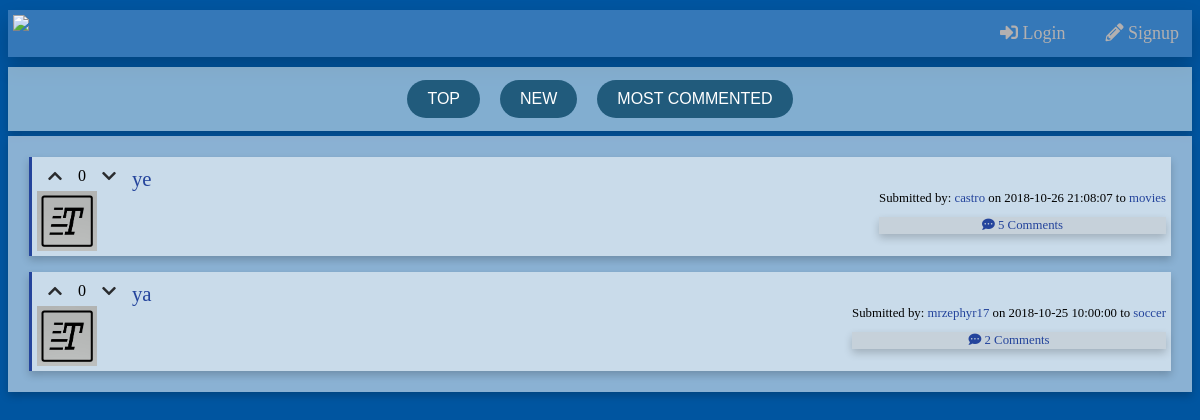
The page /pages/all.php on the database its author committed.
### tables this page shows
CREATE TABLE post (
    post_id INTEGER PRIMARY KEY,
    post_title VARCHAR,
    post_text VARCHAR,
    post_date DATETIME NOT NULL,
    post_img INTEGER REFERENCES image,
    post_op INTEGER NOT NULL REFERENCES user,
    post_father INTEGER REFERENCES post,
    channel_id INTEGER REFERENCES channel
);

CREATE TABLE user (
    user_id INTEGER PRIMARY KEY, 
    user_name VARCHAR NOT NULL,
    user_pass VARCHAR NOT NULL,
    user_description VARCHAR,
    user_points INTEGER NOT NULL,
    user_avatar INTEGER REFERENCES image
);

CREATE TABLE channel (
    channel_id INTEGER PRIMARY KEY,
    channel_name VARCHAR NOT NULL,
    channel_desc VARCHAR NOT NULL,
    channel_header INTEGER REFERENCES image,
    channel_creator INTEGER REFERENCES user
);

### database/db_story.php (called while the page is built, shortened)
<?php
    function getAllStories($order = "post_date", $asc_desc = "DESC")
    {
        $db = Database::instance()->db();
        $stmt = $db->prepare("SELECT * FROM post WHERE post_title IS NOT NULL ORDER BY $order $asc_desc");
        $stmt->execute();
        return $stmt->fetchAll();
    }

### database/db_post.php (called while the page is built, shortened)
<?php
    function getVotes($post_id){
        $db = Database::instance()->db();
        $stmt = $db->prepare("SELECT COUNT(*) as numEntries FROM vote WHERE post_id = ?");
        $stmt->execute(array($post_id));
        $res = $stmt->fetch()['numEntries'];
        if($res == 0)
            return 0;
        $stmt = $db->prepare("SELECT SUM(vote) as num_votes FROM vote WHERE post_id = ?");
        $stmt->execute(array($post_id));
        return $stmt->fetch()['num_votes'];
    }
    function getNumComments($post_id){
        $numComments = 0;
        $comments = getChildComments($post_id);
        $result = getNumChildComments($post_id);
        $numComments+=$result;
        foreach($comments as $comment){
            $numComments+=getNumComments($comment['post_id']);
        }
        return $numComments;
    }
    function getChildComments($post_id, $order = "post_date", $asc_desc = "DESC")
    {
        $db = Database::instance()->db();
        $stmt = $db->prepare("SELECT * FROM post WHERE post_father = ? ORDER BY $order $asc_desc");
        $stmt->execute(array($post_id));
        return $stmt->fetchAll();
    }
    function getNumChildComments($post_id){
        $db = Database::instance()->db();
        $stmt = $db->prepare('SELECT COUNT(*) as numComments FROM post GROUP BY post_father HAVING post_father = ?');
        $stmt->execute(array($post_id));
        $res = $stmt->fetch()['numComments'];
        return $res == 0 ? 0 : $res;
    }

### database/db_user.php (called while the page is built, shortened)
<?php
    function getUserName($user_id){
        $db = Database::instance()->db();
        $stmt = $db->prepare('SELECT user_name FROM user WHERE user_id = ?');
        $stmt->execute(array($user_id));
        return $stmt->fetch()['user_name'];
    }

### database/db_channel.php (called while the page is built, shortened)
<?php
    function getChannel($channel_id)
    {
        $db = Database::instance()->db();
        $stmt = $db->prepare('SELECT * FROM channel WHERE channel_id = ?');
        $stmt->execute(array($channel_id));
        return $stmt->fetch();
    }
?>

### templates/tpl_stories.php (the view, shortened to what this page needs)
<?php function draw_stories($stories, $channel_id = null)
{
    ?>
  <section id="stories">
    <?php
    if($channel_id != -1){
    ?>
    <section id="sorting">
        <input type="button" value = "Top">
        <input type="button" value = "New">
        <input type="button" value = "Most commented">
    </section>
    <?php
    }
    ?>
    <section id="list">
  <?php
    foreach ($stories as $story) {
        draw_story_titles($story);
    } ?>
    </section>
  </section>
  <?php
}
    ?>
  <?php
function draw_story_titles($story)
{
  $upvote = "v0";
  $downvote = "v0";
    ?>
    <div class="titles">
      <div class="flex-container-1">
        <div style= "order: 4" class="title">
          <header><a href="../pages/story.php?id=<?=$story['post_id']?>"><?=htmlentities($story['post_title'])?></a></header>
        </div>
        <div style= "order: 1" class="vote" id="<?=$upvote?>">
            <button name="upvote"> <i class="fas fa-chevron-up"></i> </button>
        </div>
        <div style= "order: 3" class="vote" id="<?=$downvote?>">
            <button name="downvote">  <i class="fas fa-chevron-down"></i> </button>
        </div>
        <div style= "order: 2" class="vote-amount">
          <p><?=getVotes($story['post_id']) ?></p>
        </div>
      </div>
      <div class="flex-container-2">
      <?php
        draw_story_img($story);
      ?>
        <ul>
        </ul>
        <?php draw_story_footer($story); ?>
      </div>
    </div>
  <?php
}
function draw_story_footer($story)
{
    ?>
  <footer>Submitted by: <a href="profile.php?id=<?=$story['post_op']?>"><?=getUserName($story['post_op'])?></a> on <?=$story['post_date']?> <?php
  if (basename($_SERVER['PHP_SELF']) !== 'channel.php') {
      ?>
  to <a href="../pages/channel.php?id=<?=$story['channel_id']?>"><?=getChannel($story['channel_id'])['channel_name']?></a>
    <?php
  } ?>
      <div class="num-comments">
      <a href="../pages/story.php?id=<?=$story['post_id']?>"><i class="fas fa-comment-dots"></i> <?=getNumComments($story['post_id'])?> Comments</a>
      </div>
  </footer>
        <?php
}
    ?>
    <?php
  function draw_story_img($story)
  {
      ?>
    <div class="storyimg">
        <img src="../images/originals/<?=$story['post_img']?>.jpg">
    </div>
      <?php
  }
    ?>

### pages/all.php (shortened to what this page needs)
<?php
  include_once('../database/db_story.php');
  include_once('../database/db_post.php');
  include_once('../database/db_channel.php');
  include_once('../templates/tpl_common.php');
  include_once('../templates/tpl_stories.php');
  include_once('../database/db_user.php');
  $stories = getAllStories();
  if(isset($_SESSION['username']))
    draw_header($_SESSION['username']);
  else
    draw_header(null);
  foreach ($stories as $k => $story) {
      $stories[$k]['story_comments'] = getChildComments($story['post_id']);
  }
  draw_stories($stories);
  draw_footer();
?>

### templates/tpl_common.php (shortened to what this page needs)
<?php
include_once('../database/db_user.php');
function draw_header($username)
{
    ?>
    <!DOCTYPE html>
    <html>
        <head>
            <link rel="stylesheet" href="../css/style.css">
            <link rel="stylesheet" href="https://use.fontawesome.com/releases/v5.3.1/css/all.css">
        </head>
        <body>
            <header>
        <?php if ($username != null) {
            ?>
            <nav id="mySidenav" class="sidenav">
                <a href="../index.php"><img src="../../res/LogoSmall.png"> </a>
                <a href="javascript:void(0)" class="closebtn" onclick="closeNav()">&times;</a>
                <a href="profile.php?id=<?=getUserId($_SESSION['username'])?>"><i class="fas fa-user"></i> <?=$username?></a>
                <a href="../actions/action_logout.php"><i class="fas fa-arrow-left"></i> Logout</a>
                <a href="all.php"> <i class="fas fa-globe"></i> All</a>
                <a href="search.php"><i class="fas fa-search"></i> Search</a>
                <a href="create_channel.php"><i class="fas fa-plus-circle"></i> Create channel</a>
                <a href="add_story.php"><i class="fas fa-plus-circle"></i> Add story</a>
            </nav>
            <div class="menu">
             <span  onclick="openNav()">&#9776; Menu</span>
            </div>
             <div class = "header-flexbox">
                <a href="../index.php"><img src="../../res/LogoSmall.png"> </a>
                <div style= "order: 3" class="account">
                    <nav>
                        <ul>
                        <li><a href="profile.php?id=<?=getUserId($_SESSION['username'])?>"><i class="fas fa-user"></i> <?=$username?></a></li>
                        <li><a href="../actions/action_logout.php"><i class="fas fa-arrow-left"></i> Logout</a></li>
                        <ul>
                    </nav>
                </div>
                <div style= "order: 2" class="toolbar">
                    <nav>
                        <ul>
                        <li><a href="all.php"> <i class="fas fa-globe"></i> All</a></li>
                        <li><a href="search.php"><i class="fas fa-search"></i> Search</a></li>
                        <li><a href="create_channel.php"><i class="fas fa-plus-circle"></i> Create channel</a></li>
                        <li><a href="add_story.php"><i class="fas fa-plus-circle"></i> Add story</a></li>
                    </nav>
                </div>
                    </ul>
                </nav>
            <?php
        }else{
            ?>
             <div class = "header-flexbox">
             <a href="../index.php"><img src="../../res/LogoSmall.png"> </a>
                <div class="account">
                    <nav>
                        <ul>
                        <li><a href="login.php"><i class="fas fa-sign-in-alt"></i> Login</a></li>
                        <li><a href="signup.php"><i class="fas fa-pencil-alt"></i> Signup</a></li>
                    </nav>
                </div>
            </div>
            <?php
        } ?>
            </header>
<?php
} ?>
<?php function draw_footer()
    {
        ?>
  </body>
</html>
<?php
    } ?>

### css/style.css (style rules this page uses)
body { text-align: center; background-image: url(../../res/background.png); background-size: cover; background-repeat: no-repeat; --bg-color: rgb(0, 85, 160); --panel-color: rgb(2, 32, 66); --background-blue: rgb(33, 91, 124); --active: rgb(37, 156, 117); --main-color: rgb(36, 68, 156); --dark-color: #333; --light-color: rgb(204, 204, 204); --serif-font: 'Merriweather'; --sans-font: 'Open Sans Condensed'; --success-bg-color: #DFF2BF; --success-fg-color: #4F8A10; --error-bg-color: #FFD2D2; --error-fg-color: #D8000C; background-color: var(--bg-color); }
a, p, input, li { font-family: var(--serif-font), serif; }
a { color: var(--main-color); text-decoration: none; }
button { border: none; cursor: pointer; }
input[type="submit"], input[type="button"],input[type="file"],label[for="file"] { padding: 0.6em; margin: 0.5em; -webkit-transition-duration: 0.4s; transition-duration: 0.4s; background: var(--background-blue); color: var(--panel-color); font-family: Arial, Helvetica, sans-serif; font-size: 1.2em; border:none; border-radius: 2px; text-transform: uppercase; }
.account > nav > ul { padding: auto; }
.header-flexbox { display: flex; flex: 1 1 auto; justify-content: space-between; padding: 5px; background-color: rgb(53, 120, 184); box-shadow: 0 10px 20px 0 rgba(0, 0, 0, 0.2); margin-top: 10px; margin-bottom: 10px; }
.header-flexbox > div > nav > ul { list-style-type: none; margin: 0; padding: 0; overflow: hidden; }
.header-flexbox > div > nav > ul > li { list-style-type: none; float: left; }
.header-flexbox > div > nav > ul > li > a { padding: 8px 8px 8px 32px; text-decoration: none; font-size: 18px; color: #b3b0b0; display: block; transition: 0.3s; }
.storyimg > img { display: block; max-width:60%; max-height:30%; width: auto; height: auto; }
.title { overflow:hidden; }
#stories { display: block; }
#list { margin-bottom: 10px; padding: 5px; background: rgba(255, 255, 255, 0.541); box-shadow: 0 4px 8px 0 rgba(0, 0, 0, 0.2); }
#sorting { padding: 5px; background: rgba(240, 250, 249, 0.541); box-shadow: 0 4px 8px 0 rgba(0, 0, 0, 0.2); margin-top: 5px; margin-bottom: 5px; }
#sorting > input { font-size: 16px; background-color: var(--background-blue); -moz-border-radius:28px; -webkit-border-radius:28px; border-radius:28px; color: white; padding: 10px 20px; text-align: center; text-decoration: none; }
.titles { display: block; border-left: 3px solid var(--main-color);; margin: 1em; padding: 5px; background: rgba(255, 255, 255, 0.541); box-shadow: 0 4px 8px 0 rgba(0, 0, 0, 0.2); }
.title { font-size: 1.3em; }
.flex-container-1 { display: flex; }
.flex-container-1 > * { text-align: center; padding-left: 5px; padding-right: 5px; padding-top: 5px; }
.vote-amount > p { margin:0; font-size: 1em; }
.vote > button { font-size: 1em; background-color:transparent; -webkit-transition-duration: 0.4s; transition-duration: 0.4s; }
#v0 > button { color: rgb(41, 43, 46); }
.flex-container-2 { display: flex; flex-direction: row; flex: 1 1 auto; justify-content: space-between; }
.flex-container-2 > div > img { max-width:60px; max-height:60px; width: auto; height: auto; }
.flex-container-2 > ul { list-style-type: none; margin: 0; padding-left: 5px; }
.flex-container-2 > footer { font-size: 0.8em; }
.num-comments { color: black; padding: 1px; background: rgba(192, 192, 192, 0.4); box-shadow: 0 4px 8px 0 rgba(0, 0, 0, 0.2); margin-top: 11px; margin-bottom: 1px; }

### rows shown on the page
post: post_title "ye", post_id "0", post_op.user_name "castro", post_date "2018-10-26 21:08:07", channel.channel_name "movies", post_id "5"
post: post_title "ya", post_id "0", post_op.user_name "mrzephyr17", post_date "2018-10-25 10:00:00", channel.channel_name "soccer", post_id "2"
